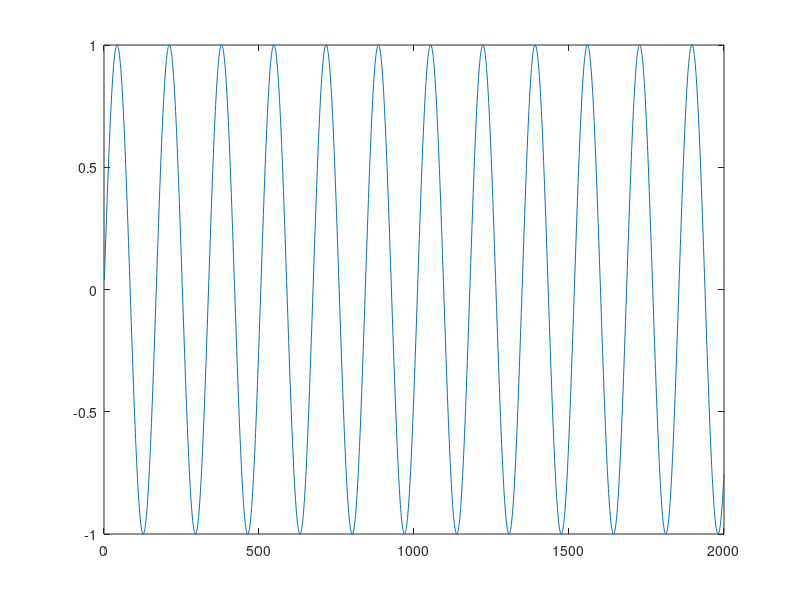

Reproduce this figure in MATLAB. (Note: this script raises an error after producing the figure.)
clc, clear variables, close all
f = 261.6;
T = f^-1;
samplerate = 44100;
x = 1:2000;
y = sin(2*pi*f.*x/samplerate);
volume = 25;

pitch_scale = 1.25;
[n, d] = rat(pitch_scale);
N_D = [n, d];

figure()
plot(y)

y_new = doPSOLA(y, samplerate, N_D);

if(false) %plays the sounds
    volpeakpoint = 100/volume;
    y_toplay = [volpeakpoint y];
    fprintf("Playing y...\n");
    soundsc(y_toplay,(samplerate))
    pause
    clear sound, clear sounds;
    y_toplay = [volpeakpoint y_new];
    fprintf("Playing y pitch shifted...\n\n");
    soundsc(y_toplay,(samplerate_tuned))
    %pause
end

function y_out = doPSOLA(y, samplerate, N_D)
    N = N_D(1); %num and denom
    D = N_D(2);
    T = 261.6^-1; % period
    T_new = T / N * D;
    ylen = length(y);
    %later: find first peak offest and rest of them will be T apart
    [peaks, locs] = findpeaks(y); %update later, find pitch peaks
    
    T_s = round(samplerate * T); %period in samples (rounded)
    T_new_s = round(samplerate * T_new);
    
    first = true;
    windows = [];
    
    %overlap windows by 1/2
    %check rounding behavior very carefully later
    beginning_boundary = round(locs(1) + T_s/2);
    b = beginning_boundary;
    for i = 1:floor(length(y)/(T_s/2))
        lb = b;
        ub = b+T_s-1;
        zerolen = 0;
        %check start/end
        if(ub > ylen)
            ub = ylen;
        end
        if(lb < 1)
            lb = 1;
        end
        
        [lb,ub, ub-lb+1];
        w = y(lb:ub);
        
        lb = b;
        ub = b+T_s;
        if(ub > ylen)
            w = [w, zeros(1,T_s - length(w))];
        end
        if(lb < 1)
            w = [zeros(1,T_s - length(w)), w];
        end
        windows = [windows; w];
        b = b + round(T_s/2) - 1; %overlap end->start point
    end
    windows = [[zeros(1,T_s-beginning_boundary), y(1:beginning_boundary)]; windows]
    
    
    y_out = y;
end


%this doesnt overlap windows
%     beginning_boundary = round(locs(1) + T_s/2);
%     b = beginning_boundary;
%     for i = 1:length(locs)
%         lb = b;
%         ub = b+T_s-1;
%         zerolen = 0;
%         %check start/end
%         if(ub > ylen)
%             ub = ylen;
%         end
%         if(lb < 1)
%             lb = 1;
%         end
%         
%         w = y(lb:ub);
%         
%         lb = b;
%         ub = b+T_s;
%         if(ub > ylen)
%             w = [w, zeros(1,T_s - length(w))];
%         end
%         if(lb < 1)
%             w = [zeros(1,T_s - length(w)), w];
%         end
%         windows = [windows; w];
%         b = b + T_s - 1; %overlap end->start point
%     end
%     windows = [[zeros(1,T_s-beginning_boundary), y(1:beginning_boundary)]; windows]